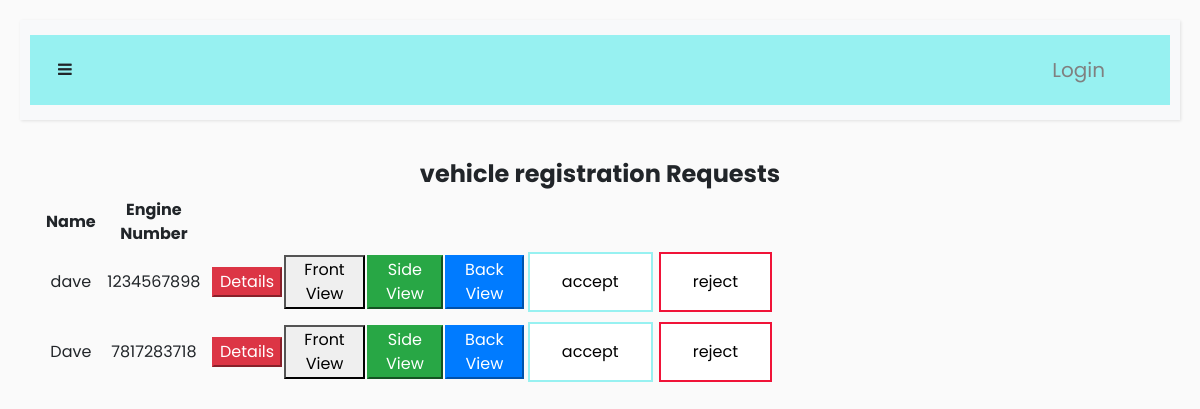
Page /adminregv on the earlier database version.
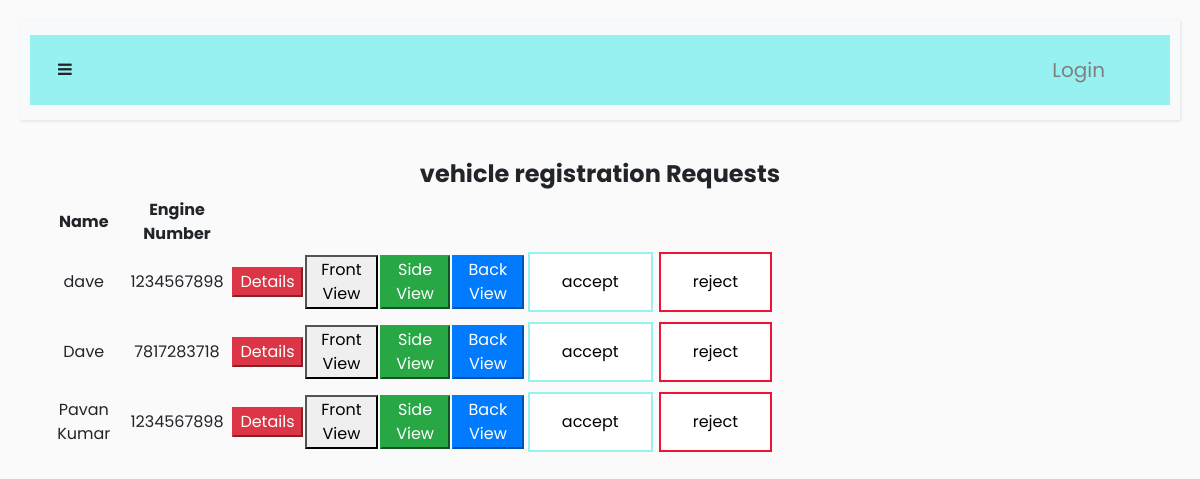
Same page on the later database version.
### tables this page shows
CREATE TABLE "vehicle" (
	`firstname`	TEXT,
	`lastname`	TEXT,
	`fathersname`	TEXT,
	`email`	TEXT NOT NULL,
	`address`	TEXT,
	`enginenumber`	INTEGER,
	`ownership`	TEXT,
	`vetype`	TEXT,
	`vclass`	TEXT,
	`purchasedate`	TEXT,
	`manufacture`	TEXT,
	`modelname`	TEXT,
	`manufacturedate`	TEXT,
	`fuel`	TEXT,
	`color`	TEXT,
	`insurencecompany`	TEXT,
	`datefrom`	TEXT,
	`dateto`	TEXT,
	`insurancenumber`	INTEGER,
	`status`	TEXT,
	`vehiclenumber`	TEXT,
	`applno`	INTEGER PRIMARY KEY AUTOINCREMENT,
	`admindate`	TEXT
);

### login.py (the view)
@app.route('/adminregv',methods=['GET','POST'])
def adminregv():
    with sqlite3.connect('r.db') as con:
            cur=con.cursor()
            if(cur.execute("SELECT * FROM vehicle WHERE status=?",("pending",))):
                data=cur.fetchall()
                return render_template('adminregv.html',data=data)
            else:
                flash("error")
                return render_template('empdashboard.html')
    return render_template('adminregv.html')

### templates/adminregv.html (shortened to what this page needs)
{% extends "layout.html" %}
{% block body %}
<center><h4><b>vehicle registration Requests</b></h4></center>
{%if data%}
<div class="container">
    <div class="row">
<div class="col-md-8">
    <table>
        <tr>
            <th>Name</th>
            <th>Engine Number</th>
        </tr>
        {% for row in data %}
        <form method=post  action="/vredit/{{ row[5] }}">
        <tr>
            <td>{{row[0]}}</td>
            <td>{{row[5]}}</td>
            <td><a href="/vehicledetails/{{ row[5] }}"><button type="button" class="btn-danger">Details</button></a></td>
            <td><a href="/frontview/{{ row[5] }}"><button type="button" class="btn-default">Front View</button></a></td>
            <td><a href="/sideview/{{ row[5] }}"><button type="button" class="btn-success">Side View</button></a></td>
            <td><a href="/backview/{{ row[5] }}"><button type="button" class="btn-primary">Back View</button></a></td>
            <td><input type="submit" name="action" class="button button1" value="accept"></td>
            <td><input type="submit" name="action" class="button button2" value="reject"></td>
        </tr>
{% endfor %}
    </table>
</div>
{%else%}
<p><br><br>No Requests</p>
{%endif%}
</div>
{% endblock%}

### templates/layout.html (shortened to what this page needs)
<!doctype html>
<html lang="en">
<head>
  <link rel="stylesheet" href="{{ url_for('static',filename='styles/myform.css')}}" type="text/css">
  <link rel="stylesheet" href="https://stackpath.bootstrapcdn.com/bootstrap/4.3.1/css/bootstrap.min.css">
  <link rel="stylesheet" href="https://cdnjs.cloudflare.com/ajax/libs/malihu-custom-scrollbar-plugin/3.1.5/jquery.mCustomScrollbar.min.css">
  <link rel="stylesheet" href="https://stackpath.bootstrapcdn.com/bootstrap/4.3.1/css/bootstrap.min.css">
  <link href="https://stackpath.bootstrapcdn.com/bootstrap/4.3.1/css/bootstrap.min.css" rel="stylesheet">
  <link rel="stylesheet" href="https://stackpath.bootstrapcdn.com/font-awesome/4.7.0/css/font-awesome.min.css">
</head>
  <body class="text-center">
    {% include 'navbar.html' %}
    {% block body %}
    {% endblock %}
    </body>
    </html>

### templates/navbar.html (shortened to what this page needs)
<div class="wrapper">
  <div id="content">
      <nav class="navbar navbar-expand-lg navbar-light bg-light">
          <div class="container-fluid">
              <button type="button" id="sidebarCollapse" class="btn text-sidebar bg-turbo-yellow" color="black">
                  <i class="fa fa-bars"></i>
              </button>
              <div class="collapse navbar-collapse" id="navbarSupportedContent" >
                  <ul class="nav navbar-nav ml-auto">
                      <div class="dropdown" id="navbarSupportedContent">
                           {% if session.get("email", None) == None %}
                        <button class="dropbtn" style="font-size: 20px;" >Login</button>
                                {% endif %}
                      </div>
                  </ul>
              </div>
          </div>
      </nav>

### templates/navbar.html (style rules this page uses)
body { font-family: 'Poppins', sans-serif; background: #fafafa; }
a, a:hover, a:focus { color: inherit; text-decoration: none; transition: all 0.3s; }
.container-fluid { background: rgb(151, 241, 241); }
.navbar { padding: 15px 10px; background: rgb(136, 120, 120); border: none; border-radius: 0; margin-bottom: 40px; box-shadow: 1px 1px 3px rgba(0, 0, 0, 0.1); }
.wrapper { display: flex; width: 100%; align-items: stretch; }
#content { width: 100%; padding: 20px; min-height: 100vh; transition: all 0.3s; }
.dropbtn { background-color:rgb(151, 241, 241); font-family: 'Poppins', sans-serif; color: Gray; padding: 20px; font-size: 16px; border: none; cursor: pointer; margin-right: 30px; }
.dropdown { position: relative; display: inline-block; }

### templates/adminregv.html (style rules this page uses)
.button { background-color: rgb(151, 241, 241); border: none; color: white; padding: 16px 32px; text-align: center; text-decoration: none; display: inline-block; font-size: 16px; margin: 4px 2px; -webkit-transition-duration: 0.4s; transition-duration: 0.4s; cursor: pointer; }
.button1 { background-color: white; color: black; border: 2px solid rgb(151, 241, 241); }
.button2 { background-color: white; color: black; border: 2px solid rgb(240, 19, 56); }

Differences in the rows shown:
added vehicle: firstname "Pavan Kumar", enginenumber "1234567898"
